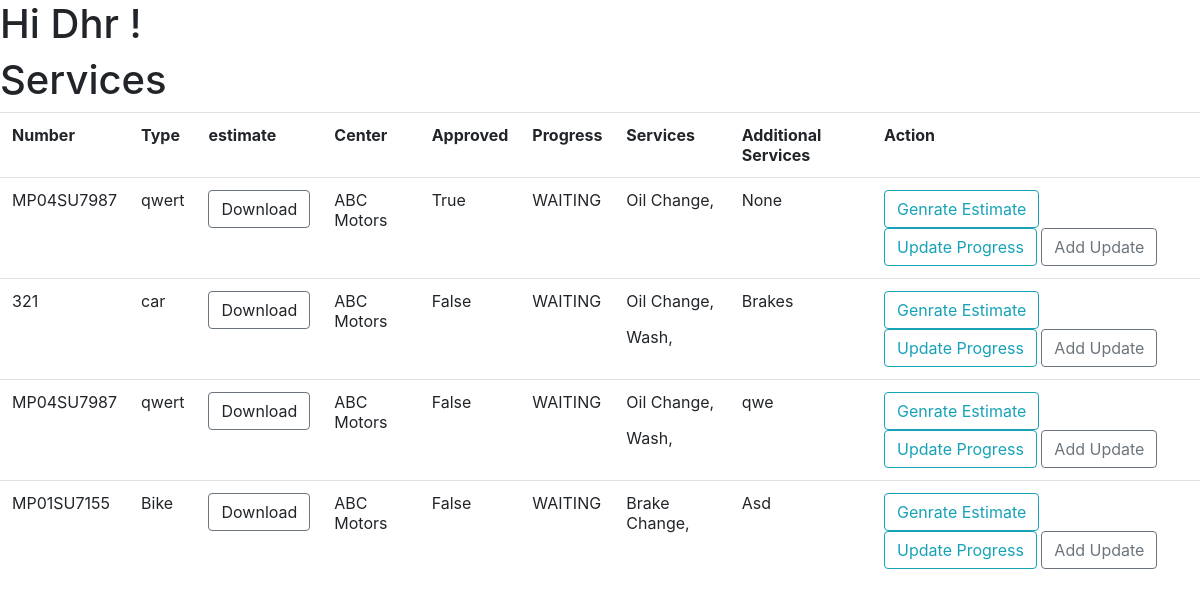
The page /services/list (signed in) on the database its author committed.
### account/models.py (models this page shows)
class User(AbstractUser):
    class Role(models.TextChoices):
        ADMIN = "ADMIN" , "Admin"
        CUSTOMER = 'CUSTOMER' , "Customer"
        EMPLOYEE = 'EMPLOYEE' , 'Employee'
    phone = models.CharField(max_length=13,unique=True , null=True , blank=True)
    role = models.CharField(max_length=50 , choices=Role.choices ,default= Role.CUSTOMER)
    is_active = models.BooleanField(default=False)

### ERP/models.py (models this page shows, shortened)
class Service(models.Model):
    class Progress(models.TextChoices):
        WAITING = 'WAITING' , 'Waiting'
        DOING = 'DOING' , 'Doing'
    vehical = models.ForeignKey(Vehical , on_delete=models.SET_NULL, blank=True , null= True)
    center = models.ForeignKey(Center , on_delete=models.SET_NULL , null=True , blank= True)
    services = models.ManyToManyField(CenterServices)
    progress = models.CharField(max_length=20 , choices=Progress.choices , default= Progress.WAITING)
    additional_services = models.CharField(max_length=200 ,default = None)
    additional_services_cost = models.IntegerField(default=0)
    is_approved = models.BooleanField(default=False)
    def __str__(self) -> str:
        return str(self.vehical.number) + ' - ' + str(self.center.name)

class Vehical(models.Model):
    customer = models.ForeignKey(Customer , on_delete=models.CASCADE)
    number = models.CharField(max_length=20 , unique= True)
    type = models.CharField(max_length=20)

class CenterServices(models.Model):
    name = models.CharField(max_length=100)
    description = models.CharField(max_length=400, default="Diam dolor diam ipsum sit amet diam et eos erat ipsum")
    price = models.IntegerField(default=500)
    center = models.ForeignKey(Center,on_delete= models.CASCADE)
    tax = models.FloatField(default=5)

### Franchise/models.py (models this page shows, shortened)
class Center(models.Model):
    name = models.CharField(max_length=100)
    location = models.ForeignKey(Location , null=True , blank= True , on_delete= models.SET_NULL)

### account/decorators.py (the view)
        def wrapper(request , *args, **kwargs):
            group = None
            role = request.user.role
            print(role)
            if role in allowed_roles:
                return view_func(request , *args, **kwargs)
            else :
                print('User Not allowed')
                return redirect('unauth_page')

### ERP/views.py (called while the page is built)
@login_required(login_url= 'login_page')
@allowed_users(allowed_roles=[User.Role.EMPLOYEE,User.Role.ADMIN])
def employee_service_list(request):
    context = {}
    employee = Employee.objects.get(user = request.user )
    services = list(Service.objects.filter(center = employee.center))
    print(services)
    context['services'] = services
    return render(request , 'ERP/service/employee_list.html', context)

### templates/ERP/service/employee_list.html (shortened to what this page needs)
<head>
    <link rel="stylesheet" href="https://cdn.jsdelivr.net/npm/bootstrap@4.0.0/dist/css/bootstrap.min.css">
  </head>
{% load static %}
{% block content %}
<h1>Hi {{request.user}} !</h1>
<h1>Services</h1>
<table class = 'table'>
    <tr>
        <th>Number</th>
        <th>Type</th>
        <th>estimate</th>
        <th>Center</th>
        <th>Approved</th>
        <th>Progress</th>
        <th>Services</th>
        <th>Additional Services</th>
        <th>Action</th>
        </tr>
        {% for service in services %}
        <tr>
            <td>{{service.vehical.number}}</td>
            <td>{{service.vehical.type}}</td>
            <td><a class="btn btn-outline-secondary"> Download</a></td>
            <td>{{service.center.name}}</td>
            <td>{{service.is_approved}}</td>
            <td>{{service.progress}}</td>
            <td>
                {% for ser in service.services.all %}
            <p>{{ser.name}},</p>
                    {% endfor %}
            </td>
            <td>{{service.additional_services}}</td>
            <td>
                <a class="btn btn-outline-info" href="{% url 'genrate_estimate' service.id %}">Genrate Estimate</a>
                <a class="btn btn-outline-info" href="{% url 'progress_update_page' service.id %}">Update Progress</a>
                <a class="btn btn-outline-secondary" href="{% url 'employee_service_update_page' service.id %}">Add Update</a>
            </td>
        </tr>
        {% endfor %}
        </table>
{% endblock %}

### rows shown on the page
User: user "Dhr"
Service: vehical.number "MP04SU7987", vehical.type "qwert", center.name "ABC Motors", is_approved "True", progress "WAITING", additional_services "None"
CenterServices: name "Oil Change"
Service: vehical.number "321", vehical.type "car", center.name "ABC Motors", is_approved "False", progress "WAITING", additional_services "Brakes"
CenterServices: name "Wash"
Service: vehical.number "MP04SU7987", vehical.type "qwert", center.name "ABC Motors", is_approved "False", progress "WAITING", additional_services "qwe"
Service: vehical.number "MP01SU7155", vehical.type "Bike", center.name "ABC Motors", is_approved "False", progress "WAITING", additional_services "Asd"
CenterServices: name "Brake Change"
